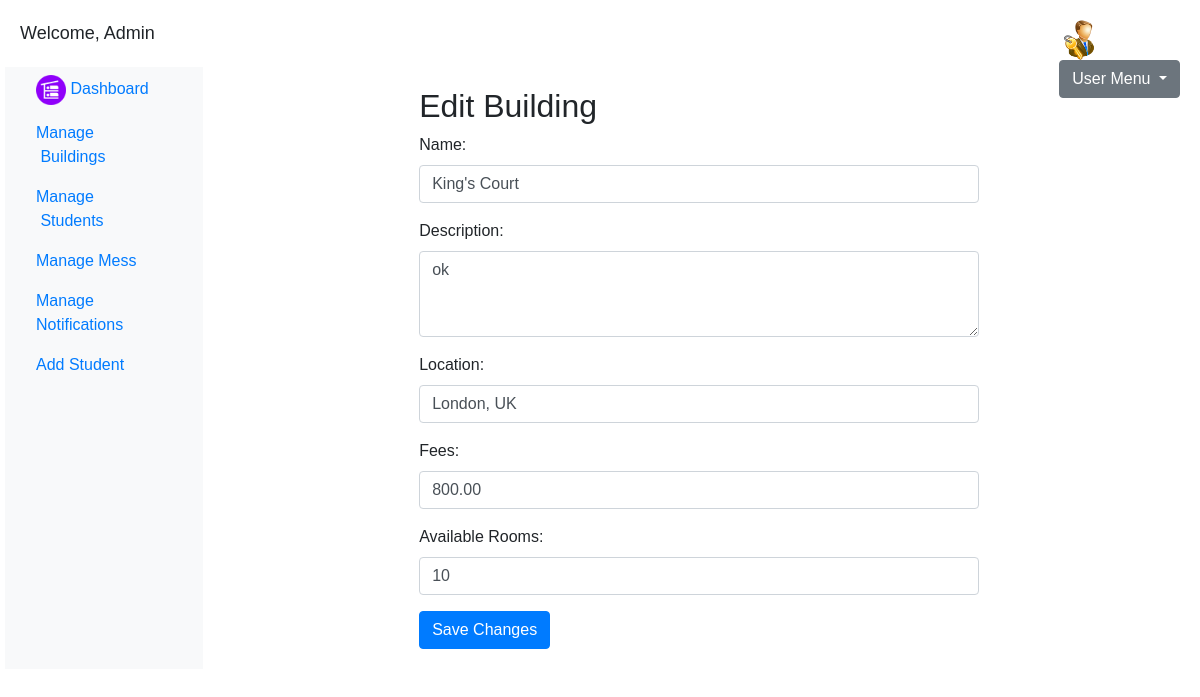
/admin/edit_building.php?id=39 (signed in), run on the app's committed database.
### tables this page shows
CREATE TABLE `buildings` (
  `id` int(11) NOT NULL,
  `image` varchar(255) NOT NULL,
  `name` varchar(255) NOT NULL,
  `description` text NOT NULL,
  `location` varchar(255) NOT NULL,
  `fees` decimal(10,2) NOT NULL,
  `available_rooms` int(11) DEFAULT 0
);

### admin/edit_building.php (the view, shortened to what this page needs)
<?php
$buildingId = isset($_GET['id']) ? $_GET['id'] : '';
$servername = "localhost";
$username = "root";
$password = "";
$dbname = "hostelpro";
$conn = new mysqli($servername, $username, $password, $dbname);
$sql = "SELECT * FROM buildings WHERE id = ?";
$stmt = $conn->prepare($sql);
$stmt->bind_param("i", $buildingId);
$stmt->execute();
$result = $stmt->get_result();
if ($result->num_rows > 0) {
    $building = $result->fetch_assoc();
} else {
    header("Location: error-page.php");
    exit();
}
?>
<!DOCTYPE html>
<html lang="en">
<head>
    <link rel="stylesheet" href="https://stackpath.bootstrapcdn.com/bootstrap/4.3.1/css/bootstrap.min.css">
</head>
<body>
<div class="dashboard-container">
    <?php include('newpage.php')?>
        <main role="main" class="col-md-9 ml-sm-auto col-lg-10 px-4">
            <div class="edit-container">
                <h2>Edit Building</h2>
                <form action="update_building.php" method="post">
                    <div class="form-group">
                        <label for="name">Name:</label>
                        <input type="text" class="form-control" id="name" name="name" value="<?php echo $building['name']; ?>" required>
                    </div>
                    <div class="form-group">
                        <label for="description">Description:</label>
                        <textarea class="form-control" id="description" name="description" rows="3" required><?php echo $building['description']; ?></textarea>
                    </div>
                    <div class="form-group">
                        <label for="location">Location:</label>
                        <input type="text" class="form-control" id="location" name="location" value="<?php echo $building['location']; ?>" required>
                    </div>
                    <div class="form-group">
                        <label for="fees">Fees:</label>
                        <input type="number" class="form-control" id="fees" name="fees" value="<?php echo $building['fees']; ?>" required>
                    </div>
                    <div class="form-group">
                        <label for="available_rooms">Available Rooms:</label>
                        <input type="number" class="form-control" id="available_rooms" name="available_rooms" value="<?php echo $building['available_rooms']; ?>" required>
                    </div>
                    <button type="submit" class="btn btn-primary">Save Changes</button>
                </form>
            </div>
        </main>
    </div>
</div>
</body>
</html>

### admin/edit_building.php (style rules this page uses)
body { font-family: Arial, sans-serif; }
.edit-container { max-width: 600px; margin: auto; padding: 20px; }
.dashboard-container { max-width: 1200px; margin: auto; padding: 20px; }

### data on the page
buildings: name "King's Court", description "ok", location "London, UK", fees "800.00", available_rooms "10"
